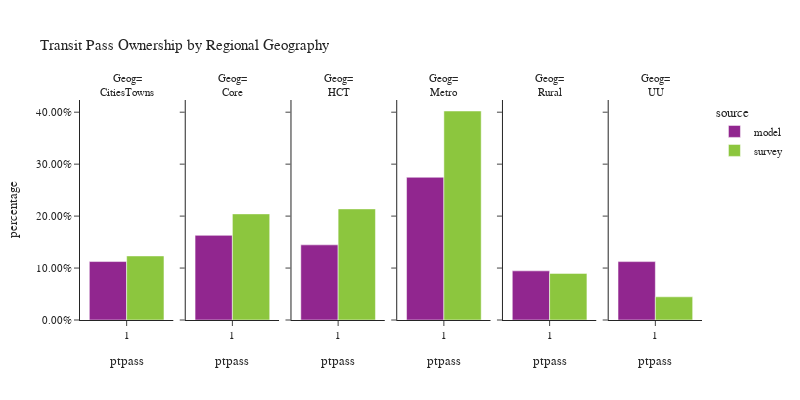

The notebook cell saved with this chart:
### Code cell
plot_transit_pass(person, 'rg_proposed', 'Regional Geography', 'Geog')

### Figure 1 — Plotly figure (JSON) as saved in the notebook; plotly's stock layout.template omitted (floating-point values rounded to 4 significant figures)
{"data": [{"alignmentgroup": "True", "customdata": [[42851]], "hovertemplate": "source=model<br>rg_proposed=CitiesTowns<br>ptpass=%{x}<br>percentage=%{y}<br>sample count=%{customdata[0]}<extra></extra>", "legendgroup": "model", "marker": {"color": "#91268F", "pattern": {"shape": ""}}, "name": "model", "offsetgroup": "model", "orientation": "v", "showlegend": true, "textposition": "auto", "type": "bar", "x": [1], "xaxis": "x", "y": [0.1125], "yaxis": "y"}, {"alignmentgroup": "True", "customdata": [[163033]], "hovertemplate": "source=model<br>rg_proposed=Core<br>ptpass=%{x}<br>percentage=%{y}<br>sample count=%{customdata[0]}<extra></extra>", "legendgroup": "model", "marker": {"color": "#91268F", "pattern": {"shape": ""}}, "name": "model", "offsetgroup": "model", "orientation": "v", "showlegend": false, "textposition": "auto", "type": "bar", "x": [1], "xaxis": "x2", "y": [0.1629], "yaxis": "y2"}, {"alignmentgroup": "True", "customdata": [[138542]], "hovertemplate": "source=model<br>rg_proposed=HCT<br>ptpass=%{x}<br>percentage=%{y}<br>sample count=%{customdata[0]}<extra></extra>", "legendgroup": "model", "marker": {"color": "#91268F", "pattern": {"shape": ""}}, "name": "model", "offsetgroup": "model", "orientation": "v", "showlegend": false, "textposition": "auto", "type": "bar", "x": [1], "xaxis": "x3", "y": [0.1447], "yaxis": "y3"}, {"alignmentgroup": "True", "customdata": [[351815]], "hovertemplate": "source=model<br>rg_proposed=Metro<br>ptpass=%{x}<br>percentage=%{y}<br>sample count=%{customdata[0]}<extra></extra>", "legendgroup": "model", "marker": {"color": "#91268F", "pattern": {"shape": ""}}, "name": "model", "offsetgroup": "model", "orientation": "v", "showlegend": false, "textposition": "auto", "type": "bar", "x": [1], "xaxis": "x4", "y": [0.2747], "yaxis": "y4"}, {"alignmentgroup": "True", "customdata": [[51614]], "hovertemplate": "source=model<br>rg_proposed=Rural<br>ptpass=%{x}<br>percentage=%{y}<br>sample count=%{customdata[0]}<extra></extra>", "legendgroup": "model", "marker": {"color": "#91268F", "pattern": {"shape": ""}}, "name": "model", "offsetgroup": "model", "orientation": "v", "showlegend": false, "textposition": "auto", "type": "bar", "x": [1], "xaxis": "x5", "y": [0.0946], "yaxis": "y5"}, {"alignmentgroup": "True", "customdata": [[21415]], "hovertemplate": "source=model<br>rg_proposed=UU<br>ptpass=%{x}<br>percentage=%{y}<br>sample count=%{customdata[0]}<extra></extra>", "legendgroup": "model", "marker": {"color": "#91268F", "pattern": {"shape": ""}}, "name": "model", "offsetgroup": "model", "orientation": "v", "showlegend": false, "textposition": "auto", "type": "bar", "x": [1], "xaxis": "x6", "y": [0.1124], "yaxis": "y6"}, {"alignmentgroup": "True", "customdata": [[41]], "hovertemplate": "source=survey<br>rg_proposed=CitiesTowns<br>ptpass=%{x}<br>percentage=%{y}<br>sample count=%{customdata[0]}<extra></extra>", "legendgroup": "survey", "marker": {"color": "#8CC63E", "pattern": {"shape": ""}}, "name": "survey", "offsetgroup": "survey", "orientation": "v", "showlegend": true, "textposition": "auto", "type": "bar", "x": [1], "xaxis": "x", "y": [0.1233], "yaxis": "y"}, {"alignmentgroup": "True", "customdata": [[208]], "hovertemplate": "source=survey<br>rg_proposed=Core<br>ptpass=%{x}<br>percentage=%{y}<br>sample count=%{customdata[0]}<extra></extra>", "legendgroup": "survey", "marker": {"color": "#8CC63E", "pattern": {"shape": ""}}, "name": "survey", "offsetgroup": "survey", "orientation": "v", "showlegend": false, "textposition": "auto", "type": "bar", "x": [1], "xaxis": "x2", "y": [0.2043], "yaxis": "y2"}, {"alignmentgroup": "True", "customdata": [[274]], "hovertemplate": "source=survey<br>rg_proposed=HCT<br>ptpass=%{x}<br>percentage=%{y}<br>sample count=%{customdata[0]}<extra></extra>", "legendgroup": "survey", "marker": {"color": "#8CC63E", "pattern": {"shape": ""}}, "name": "survey", "offsetgroup": "survey", "orientation": "v", "showlegend": false, "textposition": "auto", "type": "bar", "x": [1], "xaxis": "x3", "y": [0.2139], "yaxis": "y3"}, {"alignmentgroup": "True", "customdata": [[2022]], "hovertemplate": "source=survey<br>rg_proposed=Metro<br>ptpass=%{x}<br>percentage=%{y}<br>sample count=%{customdata[0]}<extra></extra>", "legendgroup": "survey", "marker": {"color": "#8CC63E", "pattern": {"shape": ""}}, "name": "survey", "offsetgroup": "survey", "orientation": "v", "showlegend": false, "textposition": "auto", "type": "bar", "x": [1], "xaxis": "x4", "y": [0.4023], "yaxis": "y4"}, {"alignmentgroup": "True", "customdata": [[99]], "hovertemplate": "source=survey<br>rg_proposed=Rural<br>ptpass=%{x}<br>percentage=%{y}<br>sample count=%{customdata[0]}<extra></extra>", "legendgroup": "survey", "marker": {"color": "#8CC63E", "pattern": {"shape": ""}}, "name": "survey", "offsetgroup": "survey", "orientation": "v", "showlegend": false, "textposition": "auto", "type": "bar", "x": [1], "xaxis": "x5", "y": [0.08973], "yaxis": "y5"}, {"alignmentgroup": "True", "customdata": [[8]], "hovertemplate": "source=survey<br>rg_proposed=UU<br>ptpass=%{x}<br>percentage=%{y}<br>sample count=%{customdata[0]}<extra></extra>", "legendgroup": "survey", "marker": {"color": "#8CC63E", "pattern": {"shape": ""}}, "name": "survey", "offsetgroup": "survey", "orientation": "v", "showlegend": false, "textposition": "auto", "type": "bar", "x": [1], "xaxis": "x6", "y": [0.04462], "yaxis": "y6"}], "layout": {"annotations": [{"font": {}, "showarrow": false, "text": "Geog=<br>CitiesTowns", "x": 0.075, "xanchor": "center", "xref": "paper", "y": 1.0, "yanchor": "bottom", "yref": "paper"}, {"font": {}, "showarrow": false, "text": "Geog=<br>Core", "x": 0.245, "xanchor": "center", "xref": "paper", "y": 1.0, "yanchor": "bottom", "yref": "paper"}, {"font": {}, "showarrow": false, "text": "Geog=<br>HCT", "x": 0.415, "xanchor": "center", "xref": "paper", "y": 1.0, "yanchor": "bottom", "yref": "paper"}, {"font": {}, "showarrow": false, "text": "Geog=<br>Metro", "x": 0.585, "xanchor": "center", "xref": "paper", "y": 1.0, "yanchor": "bottom", "yref": "paper"}, {"font": {}, "showarrow": false, "text": "Geog=<br>Rural", "x": 0.755, "xanchor": "center", "xref": "paper", "y": 1.0, "yanchor": "bottom", "yref": "paper"}, {"font": {}, "showarrow": false, "text": "Geog=<br>UU", "x": 0.925, "xanchor": "center", "xref": "paper", "y": 1.0, "yanchor": "bottom", "yref": "paper"}], "barmode": "group", "font": {"size": 11}, "height": 400, "legend": {"title": {"text": "source"}, "tracegroupgap": 0}, "title": {"text": "Transit Pass Ownership by Regional Geography"}, "width": 800, "xaxis": {"anchor": "y", "domain": [0.0, 0.15], "title": {"text": "ptpass"}}, "xaxis2": {"anchor": "y2", "domain": [0.17, 0.32], "matches": "x", "title": {"text": "ptpass"}}, "xaxis3": {"anchor": "y3", "domain": [0.34, 0.49], "matches": "x", "title": {"text": "ptpass"}}, "xaxis4": {"anchor": "y4", "domain": [0.51, 0.66], "matches": "x", "title": {"text": "ptpass"}}, "xaxis5": {"anchor": "y5", "domain": [0.68, 0.83], "matches": "x", "title": {"text": "ptpass"}}, "xaxis6": {"anchor": "y6", "domain": [0.85, 1.0], "matches": "x", "title": {"text": "ptpass"}}, "yaxis": {"anchor": "x", "domain": [0.0, 1.0], "tickformat": ".2%", "title": {"text": "percentage"}}, "yaxis2": {"anchor": "x2", "domain": [0.0, 1.0], "matches": "y", "showticklabels": false, "tickformat": ".2%"}, "yaxis3": {"anchor": "x3", "domain": [0.0, 1.0], "matches": "y", "showticklabels": false, "tickformat": ".2%"}, "yaxis4": {"anchor": "x4", "domain": [0.0, 1.0], "matches": "y", "showticklabels": false, "tickformat": ".2%"}, "yaxis5": {"anchor": "x5", "domain": [0.0, 1.0], "matches": "y", "showticklabels": false, "tickformat": ".2%"}, "yaxis6": {"anchor": "x6", "domain": [0.0, 1.0], "matches": "y", "showticklabels": false, "tickformat": ".2%"}}}
